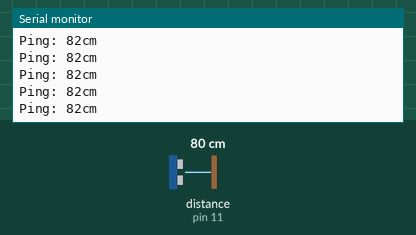
A sketch run on a simulated Arduino Uno, built with avr-gcc and run on an emulated ATmega328P. Shown: the last lines printed to the serial monitor. Wiring (inferred from the names in the program): ultrasonic range finder: trigger pin 12; echo pin 11. The test bench sets the inputs (shaded band); at power-on: distance to the obstacle (sensor on pin 11) 80 cm. The echo pulse lasts 58.3 µs per cm.

Above: at 1.2 s.
1.3 s: distance to the obstacle (sensor on pin 11) set to 9 cm
At 1.33 s:
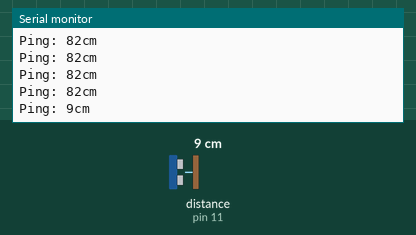
4.3 s: distance to the obstacle (sensor on pin 11) set to 4 cm
At 4.31 s:
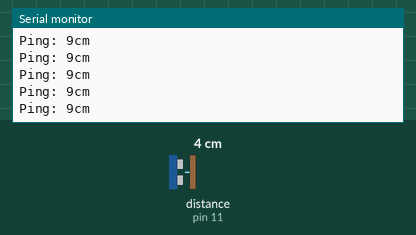
7.3 s: distance to the obstacle (sensor on pin 11) set to 18 cm
At 7.31 s:
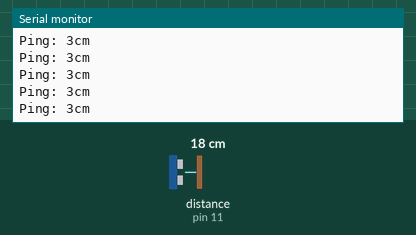
Timing chart, 0 to 10.3 s (numbered marks = the images above; inputs shaded):
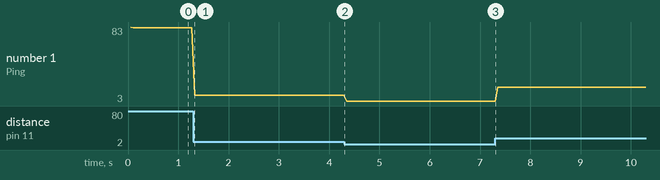

Measured:
- after the input at 1.3 s, the serial monitor: prints a new line at once (image 1)
- plotted number 1: 82 → 9 after the input at 1.3 s, 9 → 3 after the input at 4.3 s, 3 → 18 after the input at 7.3 s

The sketch:

6_ultrasonic.ino
```cpp
#include "Ultrasonic.h"

int TRIGGER_PIN = 12;
int ECHO_PIN = 11;
unsigned MAX_DISTANCE = 200;

Ultrasonic sonar(TRIGGER_PIN, ECHO_PIN, MAX_DISTANCE);

void setup() {
  Serial.begin(9600);
  sonar.init();
}

void loop() {
  delay(50);
  Serial.print("Ping: ");
  Serial.print(sonar.ping());
  Serial.println("cm");
}
```
